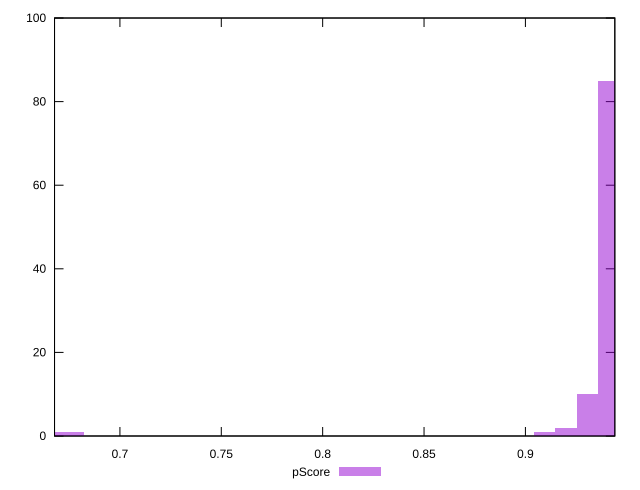

Reproduce this figure in gnuplot.
reset

$pScore <<EOF
0.676764622641655 1
0.6661901754128792 1
0.9199769089034998 2
0.9411258033610516 85
0.9305513561322757 10
0.9094024616747239 1
EOF

set key outside below
set boxwidth 0.01057444722877586
set xrange [0.6677502526385961:0.9440994547007048]
set yrange [0:100]
set trange [0:100]
set style fill transparent solid 0.5 noborder
set terminal svg size 640, 490 enhanced background rgb 'white'
set output "report_00019_2021-02-10T18-14-37.922Z//first-meaningful-paint/samples/pages+cached/pScore/histogram.svg"

plot $pScore title "pScore" with boxes

reset
